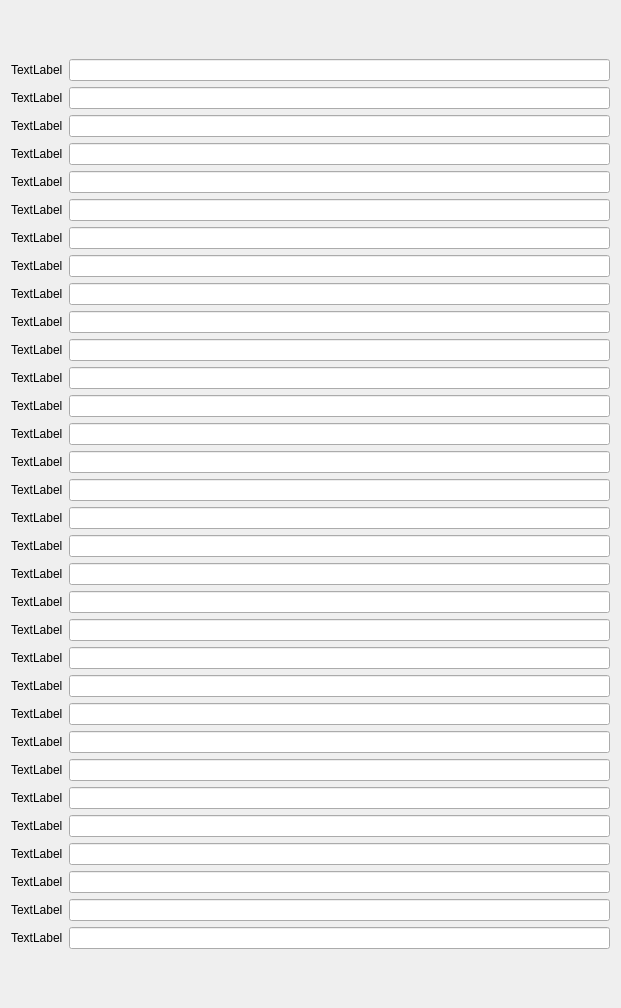
               <widget class="QWidget" name="scrollAreaWidgetContents">
                <property name="geometry">
                 <rect>
                  <x>0</x>
                  <y>0</y>
                  <width>621</width>
                  <height>1008</height>
                 </rect>
                </property>
                <layout class="QGridLayout" name="gridLayout_13">
                 <item row="0" column="0">
                  <layout class="QGridLayout" name="gridLayout_12">
                   <item row="0" column="0">
                    <widget class="QLabel" name="label_2">
                     <property name="text">
                      <string>TextLabel</string>
                     </property>
                    </widget>
                   </item>
                   <item row="0" column="1">
                    <widget class="QLineEdit" name="lineEdit_2"/>
                   </item>
                   <item row="1" column="0">
                    <widget class="QLabel" name="label_3">
                     <property name="text">
                      <string>TextLabel</string>
                     </property>
                    </widget>
                   </item>
                   <item row="1" column="1">
                    <widget class="QLineEdit" name="lineEdit_3"/>
                   </item>
                   <item row="2" column="0">
                    <widget class="QLabel" name="label_4">
                     <property name="text">
                      <string>TextLabel</string>
                     </property>
                    </widget>
                   </item>
                   <item row="2" column="1">
                    <widget class="QLineEdit" name="lineEdit_4"/>
                   </item>
                   <item row="3" column="0">
                    <widget class="QLabel" name="label_5">
                     <property name="text">
                      <string>TextLabel</string>
                     </property>
                    </widget>
                   </item>
                   <item row="3" column="1">
                    <widget class="QLineEdit" name="lineEdit_5"/>
                   </item>
                   <item row="4" column="0">
                    <widget class="QLabel" name="label_6">
                     <property name="text">
                      <string>TextLabel</string>
                     </property>
                    </widget>
                   </item>
                   <item row="4" column="1">
                    <widget class="QLineEdit" name="lineEdit_6"/>
                   </item>
                   <item row="5" column="0">
                    <widget class="QLabel" name="label_9">
                     <property name="text">
                      <string>TextLabel</string>
                     </property>
                    </widget>
                   </item>
                   <item row="5" column="1">
                    <widget class="QLineEdit" name="lineEdit_8"/>
                   </item>
                   <item row="6" column="0">
                    <widget class="QLabel" name="label_8">
                     <property name="text">
                      <string>TextLabel</string>
                     </property>
                    </widget>
                   </item>
                   <item row="6" column="1">
                    <widget class="QLineEdit" name="lineEdit_9"/>
                   </item>
                   <item row="7" column="0">
                    <widget class="QLabel" name="label_7">
                     <property name="text">
                      <string>TextLabel</string>
                     </property>
                    </widget>
                   </item>
                   <item row="7" column="1">
                    <widget class="QLineEdit" name="lineEdit_7"/>
                   </item>
                   <item row="8" column="0">
                    <widget class="QLabel" name="label_10">
                     <property name="text">
                      <string>TextLabel</string>
                     </property>
                    </widget>
                   </item>
                   <item row="8" column="1">
                    <widget class="QLineEdit" name="lineEdit_11"/>
                   </item>
                   <item row="9" column="0">
                    <widget class="QLabel" name="label_16">
                     <property name="text">
                      <string>TextLabel</string>
                     </property>
                    </widget>
                   </item>
                   <item row="9" column="1">
                    <widget class="QLineEdit" name="lineEdit_15"/>
                   </item>
                   <item row="10" column="0">
                    <widget class="QLabel" name="label_13">
                     <property name="text">
                      <string>TextLabel</string>
                     </property>
                    </widget>
                   </item>
                   <item row="10" column="1">
                    <widget class="QLineEdit" name="lineEdit_17"/>
                   </item>
                   <item row="11" column="0">
                    <widget class="QLabel" name="label_14">
                     <property name="text">
                      <string>TextLabel</string>
                     </property>
                    </widget>
                   </item>
                   <item row="11" column="1">
                    <widget class="QLineEdit" name="lineEdit_13"/>
                   </item>
                   <item row="12" column="0">
                    <widget class="QLabel" name="label_11">
                     <property name="text">
                      <string>TextLabel</string>
                     </property>
                    </widget>
                   </item>
                   <item row="12" column="1">
                    <widget class="QLineEdit" name="lineEdit_14"/>
                   </item>
                   <item row="13" column="0">
                    <widget class="QLabel" name="label_17">
                     <property name="text">
                      <string>TextLabel</string>
                     </property>
                    </widget>
                   </item>
                   <item row="13" column="1">
                    <widget class="QLineEdit" name="lineEdit_16"/>
                   </item>
                   <item row="14" column="0">
                    <widget class="QLabel" name="label_15">
                     <property name="text">
                      <string>TextLabel</string>
                     </property>
                    </widget>
                   </item>
                   <item row="14" column="1">
                    <widget class="QLineEdit" name="lineEdit_10"/>
                   </item>
                   <item row="15" column="0">
                    <widget class="QLabel" name="label_12">
                     <property name="text">
                      <string>TextLabel</string>
                     </property>
                    </widget>
                   </item>
                   <item row="15" column="1">
                    <widget class="QLineEdit" name="lineEdit_12"/>
                   </item>
                   <item row="16" column="0">
                    <widget class="QLabel" name="label_29">
                     <property name="text">
                      <string>TextLabel</string>
                     </property>
                    </widget>
                   </item>
                   <item row="16" column="1">
                    <widget class="QLineEdit" name="lineEdit_20"/>
                   </item>
                   <item row="17" column="0">
                    <widget class="QLabel" name="label_31">
                     <property name="text">
                      <string>TextLabel</string>
                     </property>
                    </widget>
                   </item>
                   <item row="17" column="1">
                    <widget class="QLineEdit" name="lineEdit_28"/>
                   </item>
                   <item row="18" column="0">
                    <widget class="QLabel" name="label_27">
                     <property name="text">
                      <string>TextLabel</string>
                     </property>
                    </widget>
                   </item>
                   <item row="18" column="1">
                    <widget class="QLineEdit" name="lineEdit_24"/>
                   </item>
                   <item row="19" column="0">
                    <widget class="QLabel" name="label_18">
                     <property name="text">
                      <string>TextLabel</string>
                     </property>
                    </widget>
                   </item>
                   <item row="19" column="1">
                    <widget class="QLineEdit" name="lineEdit_26"/>
                   </item>
                   <item row="20" column="0">
                    <widget class="QLabel" name="label_30">
                     <property name="text">
                      <string>TextLabel</string>
                     </property>
                    </widget>
                   </item>
                   <item row="20" column="1">
                    <widget class="QLineEdit" name="lineEdit_30"/>
                   </item>
                   <item row="21" column="0">
                    <widget class="QLabel" name="label_19">
                     <property name="text">
                      <string>TextLabel</string>
                     </property>
                    </widget>
                   </item>
                   <item row="21" column="1">
                    <widget class="QLineEdit" name="lineEdit_31"/>
                   </item>
                   <item row="22" column="0">
                    <widget class="QLabel" name="label_22">
                     <property name="text">
                      <string>TextLabel</string>
                     </property>
                    </widget>
                   </item>
                   <item row="22" column="1">
                    <widget class="QLineEdit" name="lineEdit_18"/>
                   </item>
                   <item row="23" column="0">
                    <widget class="QLabel" name="label_25">
                     <property name="text">
                      <string>TextLabel</string>
                     </property>
                    </widget>
                   </item>
                   <item row="23" column="1">
                    <widget class="QLineEdit" name="lineEdit_19"/>
                   </item>
                   <item row="24" column="0">
                    <widget class="QLabel" name="label_28">
                     <property name="text">
                      <string>TextLabel</string>
                     </property>
                    </widget>
                   </item>
                   <item row="24" column="1">
                    <widget class="QLineEdit" name="lineEdit_23"/>
                   </item>
                   <item row="25" column="0">
                    <widget class="QLabel" name="label_21">
                     <property name="text">
                      <string>TextLabel</string>
                     </property>
                    </widget>
                   </item>
                   <item row="25" column="1">
                    <widget class="QLineEdit" name="lineEdit_27"/>
                   </item>
                   <item row="26" column="0">
                    <widget class="QLabel" name="label_26">
                     <property name="text">
                      <string>TextLabel</string>
                     </property>
                    </widget>
                   </item>
                   <item row="26" column="1">
                    <widget class="QLineEdit" name="lineEdit_32"/>
                   </item>
                   <item row="27" column="0">
                    <widget class="QLabel" name="label_20">
                     <property name="text">
                      <string>TextLabel</string>
                     </property>
                    </widget>
                   </item>
                   <item row="27" column="1">
                    <widget class="QLineEdit" name="lineEdit_33"/>
                   </item>
                   <item row="28" column="0">
                    <widget class="QLabel" name="label_24">
                     <property name="text">
                      <string>TextLabel</string>
                     </property>
                    </widget>
                   </item>
                   <item row="28" column="1">
                    <widget class="QLineEdit" name="lineEdit_29"/>
                   </item>
                   <item row="29" column="0">
                    <widget class="QLabel" name="label_23">
                     <property name="text">
                      <string>TextLabel</string>
                     </property>
                    </widget>
                   </item>
                   <item row="29" column="1">
                    <widget class="QLineEdit" name="lineEdit_25"/>
                   </item>
                   <item row="30" column="0">
                    <widget class="QLabel" name="label_33">
                     <property name="text">
                      <string>TextLabel</string>
                     </property>
                    </widget>
                   </item>
                   <item row="30" column="1">
                    <widget class="QLineEdit" name="lineEdit_22"/>
                   </item>
                   <item row="31" column="0">
                    <widget class="QLabel" name="label_32">
                     <property name="text">
                      <string>TextLabel</string>
                     </property>
                    </widget>
                   </item>
                   <item row="31" column="1">
                    <widget class="QLineEdit" name="lineEdit_21"/>
                   </item>
                  </layout>
                 </item>
                </layout>
               </widget>
